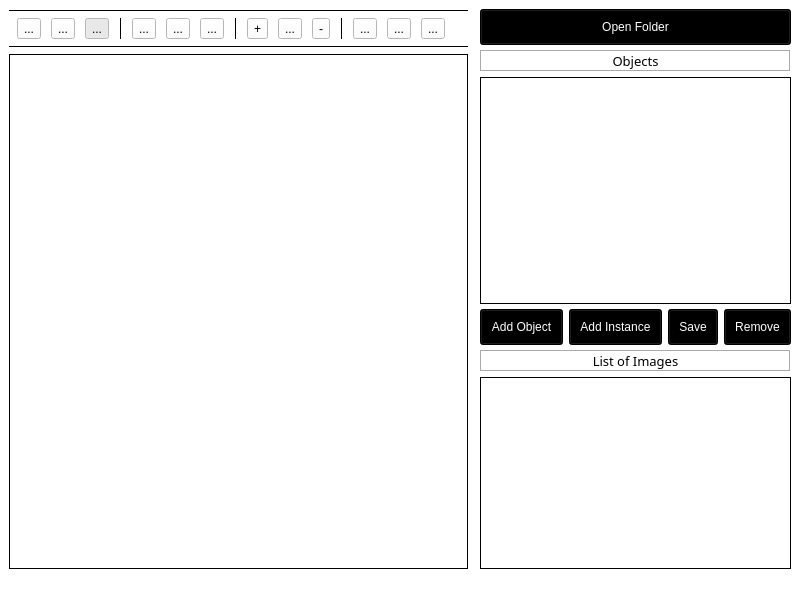
<?xml version="1.0" encoding="UTF-8"?>
<ui version="4.0">
 <class>MainWindow</class>
 <widget class="QMainWindow" name="MainWindow">
  <property name="geometry">
   <rect>
    <x>0</x>
    <y>0</y>
    <width>800</width>
    <height>600</height>
   </rect>
  </property>
  <property name="windowTitle">
   <string>Image Annotator</string>
  </property>
  <property name="windowIcon">
   <iconset>
    <normaloff>icons/Icon.ico</normaloff>icons/Icon.ico</iconset>
  </property>
  <property name="styleSheet">
   <string notr="true">background-color: rgb(255, 255, 255);</string>
  </property>
  <widget class="QWidget" name="centralwidget">
   <layout class="QGridLayout" name="gridLayout">
    <item row="0" column="0">
     <layout class="QHBoxLayout" name="horizontalLayout" stretch="48,12">
      <property name="spacing">
       <number>12</number>
      </property>
      <property name="sizeConstraint">
       <enum>QLayout::SetMaximumSize</enum>
      </property>
      <item>
       <layout class="QVBoxLayout" name="verticalLayout" stretch="0,1,0,12">
        <property name="spacing">
         <number>6</number>
        </property>
        <item>
         <widget class="Line" name="line_2">
          <property name="frameShadow">
           <enum>QFrame::Plain</enum>
          </property>
          <property name="orientation">
           <enum>Qt::Horizontal</enum>
          </property>
         </widget>
        </item>
        <item>
         <layout class="QHBoxLayout" name="horizontalLayout_3">
          <property name="spacing">
           <number>2</number>
          </property>
          <item>
           <widget class="QToolButton" name="toggle_line">
            <property name="cursor">
             <cursorShape>PointingHandCursor</cursorShape>
            </property>
            <property name="toolTip">
             <string>Mark line</string>
            </property>
            <property name="styleSheet">
             <string notr="true"/>
            </property>
            <property name="text">
             <string>...</string>
            </property>
            <property name="icon">
             <iconset>
              <normaloff>icons/line.png</normaloff>icons/line.png</iconset>
            </property>
            <property name="iconSize">
             <size>
              <width>20</width>
              <height>20</height>
             </size>
            </property>
            <property name="checkable">
             <bool>true</bool>
            </property>
            <attribute name="buttonGroup">
             <string notr="true">buttonGroup</string>
            </attribute>
           </widget>
          </item>
          <item>
           <widget class="QToolButton" name="toggle_rect">
            <property name="cursor">
             <cursorShape>PointingHandCursor</cursorShape>
            </property>
            <property name="toolTip">
             <string>Mark rectangular surface</string>
            </property>
            <property name="text">
             <string>...</string>
            </property>
            <property name="icon">
             <iconset>
              <normaloff>icons/rectangle.png</normaloff>icons/rectangle.png</iconset>
            </property>
            <property name="iconSize">
             <size>
              <width>20</width>
              <height>20</height>
             </size>
            </property>
            <property name="checkable">
             <bool>true</bool>
            </property>
            <attribute name="buttonGroup">
             <string notr="true">buttonGroup</string>
            </attribute>
           </widget>
          </item>
          <item>
           <widget class="QToolButton" name="toggle_move">
            <property name="cursor">
             <cursorShape>PointingHandCursor</cursorShape>
            </property>
            <property name="toolTip">
             <string>Move Image</string>
            </property>
            <property name="autoFillBackground">
             <bool>false</bool>
            </property>
            <property name="styleSheet">
             <string notr="true"/>
            </property>
            <property name="text">
             <string>...</string>
            </property>
            <property name="icon">
             <iconset>
              <normaloff>icons/move.png</normaloff>icons/move.png</iconset>
            </property>
            <property name="iconSize">
             <size>
              <width>20</width>
              <height>20</height>
             </size>
            </property>
            <property name="checkable">
             <bool>true</bool>
            </property>
            <property name="checked">
             <bool>true</bool>
            </property>
            <property name="toolButtonStyle">
             <enum>Qt::ToolButtonIconOnly</enum>
            </property>
            <property name="autoRaise">
             <bool>false</bool>
            </property>
            <attribute name="buttonGroup">
             <string notr="true">buttonGroup</string>
            </attribute>
           </widget>
          </item>
          <item>
           <widget class="Line" name="line_4">
            <property name="frameShadow">
             <enum>QFrame::Plain</enum>
            </property>
            <property name="orientation">
             <enum>Qt::Vertical</enum>
            </property>
           </widget>
          </item>
          <item>
           <widget class="QToolButton" name="save_im">
            <property name="cursor">
             <cursorShape>PointingHandCursor</cursorShape>
            </property>
            <property name="toolTip">
             <string notr="true" extracomment="Save Image">Save Image</string>
            </property>
            <property name="text">
             <string>...</string>
            </property>
            <property name="icon">
             <iconset>
              <normaloff>icons/download.png</normaloff>icons/download.png</iconset>
            </property>
            <property name="iconSize">
             <size>
              <width>20</width>
              <height>20</height>
             </size>
            </property>
           </widget>
          </item>
          <item>
           <widget class="QToolButton" name="prev_im">
            <property name="cursor">
             <cursorShape>PointingHandCursor</cursorShape>
            </property>
            <property name="toolTip">
             <string>Load Previous Image</string>
            </property>
            <property name="text">
             <string>...</string>
            </property>
            <property name="icon">
             <iconset>
              <normaloff>icons/arrow-left.png</normaloff>icons/arrow-left.png</iconset>
            </property>
            <property name="iconSize">
             <size>
              <width>20</width>
              <height>20</height>
             </size>
            </property>
           </widget>
          </item>
          <item>
           <widget class="QToolButton" name="next_im">
            <property name="cursor">
             <cursorShape>PointingHandCursor</cursorShape>
            </property>
            <property name="toolTip">
             <string>Load Next Image</string>
            </property>
            <property name="text">
             <string>...</string>
            </property>
            <property name="icon">
             <iconset>
              <normaloff>icons/arrow-right.png</normaloff>icons/arrow-right.png</iconset>
            </property>
            <property name="iconSize">
             <size>
              <width>20</width>
              <height>20</height>
             </size>
            </property>
           </widget>
          </item>
          <item>
           <widget class="Line" name="line_5">
            <property name="frameShadow">
             <enum>QFrame::Plain</enum>
            </property>
            <property name="orientation">
             <enum>Qt::Vertical</enum>
            </property>
           </widget>
          </item>
          <item>
           <widget class="QToolButton" name="zoom_plus">
            <property name="cursor">
             <cursorShape>PointingHandCursor</cursorShape>
            </property>
            <property name="text">
             <string>+</string>
            </property>
            <property name="icon">
             <iconset>
              <normaloff>icons/zoom-in.png</normaloff>icons/zoom-in.png</iconset>
            </property>
            <property name="iconSize">
             <size>
              <width>20</width>
              <height>20</height>
             </size>
            </property>
           </widget>
          </item>
          <item>
           <widget class="QToolButton" name="reset_zoom">
            <property name="cursor">
             <cursorShape>PointingHandCursor</cursorShape>
            </property>
            <property name="toolTip">
             <string>Fit Image to Canvas</string>
            </property>
            <property name="text">
             <string>...</string>
            </property>
            <property name="icon">
             <iconset>
              <normaloff>icons/enlarge2.png</normaloff>icons/enlarge2.png</iconset>
            </property>
            <property name="iconSize">
             <size>
              <width>20</width>
              <height>20</height>
             </size>
            </property>
           </widget>
          </item>
          <item>
           <widget class="QToolButton" name="zoom_minus">
            <property name="cursor">
             <cursorShape>PointingHandCursor</cursorShape>
            </property>
            <property name="text">
             <string>-</string>
            </property>
            <property name="icon">
             <iconset>
              <normaloff>icons/zoom-out.png</normaloff>icons/zoom-out.png</iconset>
            </property>
            <property name="iconSize">
             <size>
              <width>20</width>
              <height>20</height>
             </size>
            </property>
           </widget>
          </item>
          <item>
           <widget class="Line" name="line_6">
            <property name="frameShadow">
             <enum>QFrame::Plain</enum>
            </property>
            <property name="orientation">
             <enum>Qt::Vertical</enum>
            </property>
           </widget>
          </item>
          <item>
           <widget class="QToolButton" name="undo">
            <property name="cursor">
             <cursorShape>PointingHandCursor</cursorShape>
            </property>
            <property name="toolTip">
             <string>Undo</string>
            </property>
            <property name="text">
             <string>...</string>
            </property>
            <property name="icon">
             <iconset>
              <normaloff>icons/undo2.png</normaloff>icons/undo2.png</iconset>
            </property>
            <property name="iconSize">
             <size>
              <width>20</width>
              <height>20</height>
             </size>
            </property>
           </widget>
          </item>
          <item>
           <widget class="QToolButton" name="clear_all">
            <property name="cursor">
             <cursorShape>PointingHandCursor</cursorShape>
            </property>
            <property name="toolTip">
             <string>Clear All</string>
            </property>
            <property name="text">
             <string>...</string>
            </property>
            <property name="icon">
             <iconset>
              <normaloff>icons/loop2.png</normaloff>icons/loop2.png</iconset>
            </property>
            <property name="iconSize">
             <size>
              <width>20</width>
              <height>20</height>
             </size>
            </property>
           </widget>
          </item>
          <item>
           <widget class="QToolButton" name="redo">
            <property name="cursor">
             <cursorShape>PointingHandCursor</cursorShape>
            </property>
            <property name="toolTip">
             <string>Redo</string>
            </property>
            <property name="text">
             <string>...</string>
            </property>
            <property name="icon">
             <iconset>
              <normaloff>icons/redo2.png</normaloff>icons/redo2.png</iconset>
            </property>
            <property name="iconSize">
             <size>
              <width>20</width>
              <height>20</height>
             </size>
            </property>
           </widget>
          </item>
         </layout>
        </item>
        <item>
         <widget class="Line" name="line">
          <property name="frameShadow">
           <enum>QFrame::Plain</enum>
          </property>
          <property name="orientation">
           <enum>Qt::Horizontal</enum>
          </property>
         </widget>
        </item>
        <item>
         <layout class="QHBoxLayout" name="horizontalLayout_2">
          <item>
           <widget class="QLabel" name="qlabel_image">
            <property name="sizePolicy">
             <sizepolicy hsizetype="Preferred" vsizetype="Preferred">
              <horstretch>0</horstretch>
              <verstretch>0</verstretch>
             </sizepolicy>
            </property>
            <property name="styleSheet">
             <string notr="true">background-color:white
</string>
            </property>
            <property name="frameShape">
             <enum>QFrame::Box</enum>
            </property>
            <property name="frameShadow">
             <enum>QFrame::Plain</enum>
            </property>
            <property name="lineWidth">
             <number>1</number>
            </property>
            <property name="midLineWidth">
             <number>0</number>
            </property>
            <property name="text">
             <string/>
            </property>
           </widget>
          </item>
         </layout>
        </item>
       </layout>
      </item>
      <item>
       <layout class="QVBoxLayout" name="verticalLayout_10" stretch="1,2,48">
        <property name="spacing">
         <number>5</number>
        </property>
        <item>
         <widget class="QPushButton" name="open_folder">
          <property name="font">
           <font>
            <pointsize>9</pointsize>
           </font>
          </property>
          <property name="cursor">
           <cursorShape>PointingHandCursor</cursorShape>
          </property>
          <property name="focusPolicy">
           <enum>Qt::StrongFocus</enum>
          </property>
          <property name="autoFillBackground">
           <bool>false</bool>
          </property>
          <property name="styleSheet">
           <string notr="true">background-color: black; /* Blue */
padding:10px;
color:white;</string>
          </property>
          <property name="text">
           <string>Open Folder</string>
          </property>
          <property name="autoDefault">
           <bool>false</bool>
          </property>
          <property name="default">
           <bool>false</bool>
          </property>
          <property name="flat">
           <bool>false</bool>
          </property>
         </widget>
        </item>
        
		<item>
         <widget class="QLabel" name="label_5">
          <property name="font">
           <font>
            <family>Sans Serif</family>
            <pointsize>10</pointsize>
            <weight>50</weight>
            <bold>false</bold>
            <kerning>true</kerning>
           </font>
          </property>
          <property name="layoutDirection">
           <enum>Qt::LeftToRight</enum>
          </property>
          <property name="styleSheet">
           <string notr="true">background-color:white</string>
          </property>
          <property name="frameShape">
           <enum>QFrame::Box</enum>
          </property>
          <property name="frameShadow">
           <enum>QFrame::Sunken</enum>
          </property>
          <property name="lineWidth">
           <number>1</number>
          </property>
          <property name="text">
           <string>Objects</string>
          </property>
          <property name="textFormat">
           <enum>Qt::AutoText</enum>
          </property>
          <property name="alignment">
           <set>Qt::AlignCenter</set>
          </property>
          <property name="margin">
           <number>4</number>
          </property>
          <property name="indent">
           <number>-1</number>
          </property>
         </widget>
        </item>
        <item>
         <widget class="QListWidget" name="qlist_objects">
          <property name="styleSheet">
           <string notr="true">background-color:white</string>
          </property>
          <property name="frameShape">
           <enum>QFrame::Box</enum>
          </property>
          <property name="frameShadow">
           <enum>QFrame::Plain</enum>
          </property>
          <property name="layoutMode">
           <enum>QListView::Batched</enum>
          </property>
          <property name="batchSize">
           <number>30</number>
          </property>
         </widget>
        </item>
		<item>
			<layout class="QHBoxLayout" name="horizontalLayout7" stretch="0,1,0,12">
				<property name="spacing">
				 <number>6</number>
				</property>
				<item>
					 <widget class="QPushButton" name="add_object">
					  <property name="font">
					   <font>
						<pointsize>9</pointsize>
					   </font>
					  </property>
					  <property name="cursor">
					   <cursorShape>PointingHandCursor</cursorShape>
					  </property>
					  <property name="focusPolicy">
					   <enum>Qt::StrongFocus</enum>
					  </property>
					  <property name="autoFillBackground">
					   <bool>false</bool>
					  </property>
					  <property name="styleSheet">
					   <string notr="true">background-color: black; /* Blue */
			padding:10px;
			color:white;</string>
					  </property>
					  <property name="text">
					   <string>Add Object</string>
					  </property>
					  <property name="autoDefault">
					   <bool>false</bool>
					  </property>
					  <property name="default">
					   <bool>false</bool>
					  </property>
					  <property name="flat">
					   <bool>false</bool>
					  </property>
					 </widget>
				 </item>
				 <item>
					 <widget class="QPushButton" name="add_instance">
					  <property name="font">
					   <font>
						<pointsize>9</pointsize>
					   </font>
					  </property>
					  <property name="cursor">
					   <cursorShape>PointingHandCursor</cursorShape>
					  </property>
					  <property name="focusPolicy">
					   <enum>Qt::StrongFocus</enum>
					  </property>
					  <property name="autoFillBackground">
					   <bool>false</bool>
					  </property>
					  <property name="styleSheet">
					   <string notr="true">background-color: black; /* Blue */
			padding:10px;
			color:white;</string>
					  </property>
					  <property name="text">
					   <string>Add Instance</string>
					  </property>
					  <property name="autoDefault">
					   <bool>false</bool>
					  </property>
					  <property name="default">
					   <bool>false</bool>
					  </property>
					  <property name="flat">
					   <bool>false</bool>
					  </property>
					 </widget>
				 </item>
				 <item>
					 <widget class="QPushButton" name="save_json">
					  <property name="font">
					   <font>
						<pointsize>9</pointsize>
					   </font>
					  </property>
					  <property name="cursor">
					   <cursorShape>PointingHandCursor</cursorShape>
					  </property>
					  <property name="focusPolicy">
					   <enum>Qt::StrongFocus</enum>
					  </property>
					  <property name="autoFillBackground">
					   <bool>false</bool>
					  </property>
					  <property name="styleSheet">
					   <string notr="true">background-color: black; /* Blue */
			padding:10px;
			color:white;</string>
					  </property>
					  <property name="text">
					   <string>Save</string>
					  </property>
					  <property name="autoDefault">
					   <bool>false</bool>
					  </property>
					  <property name="default">
					   <bool>false</bool>
					  </property>
					  <property name="flat">
					   <bool>false</bool>
					  </property>
					 </widget>
				 </item>
				 <item>
					 <widget class="QPushButton" name="remove_object">
					  <property name="font">
					   <font>
						<pointsize>9</pointsize>
					   </font>
					  </property>
					  <property name="cursor">
					   <cursorShape>PointingHandCursor</cursorShape>
					  </property>
					  <property name="focusPolicy">
					   <enum>Qt::StrongFocus</enum>
					  </property>
					  <property name="autoFillBackground">
					   <bool>false</bool>
					  </property>
					  <property name="styleSheet">
					   <string notr="true">background-color: black; /* Blue */
			padding:10px;
			color:white;</string>
					  </property>
					  <property name="text">
					   <string>Remove</string>
					  </property>
					  <property name="autoDefault">
					   <bool>false</bool>
					  </property>
					  <property name="default">
					   <bool>false</bool>
					  </property>
					  <property name="flat">
					   <bool>false</bool>
					  </property>
					 </widget>
				 </item>
				 
			 </layout>
        </item>
		<item>
         <widget class="QLabel" name="label_4">
          <property name="font">
           <font>
            <family>Sans Serif</family>
            <pointsize>10</pointsize>
            <weight>50</weight>
            <bold>false</bold>
            <kerning>true</kerning>
           </font>
          </property>
          <property name="layoutDirection">
           <enum>Qt::LeftToRight</enum>
          </property>
          <property name="styleSheet">
           <string notr="true">background-color:white</string>
          </property>
          <property name="frameShape">
           <enum>QFrame::Box</enum>
          </property>
          <property name="frameShadow">
           <enum>QFrame::Sunken</enum>
          </property>
          <property name="lineWidth">
           <number>1</number>
          </property>
          <property name="text">
           <string>List of Images</string>
          </property>
          <property name="textFormat">
           <enum>Qt::AutoText</enum>
          </property>
          <property name="alignment">
           <set>Qt::AlignCenter</set>
          </property>
          <property name="margin">
           <number>4</number>
          </property>
          <property name="indent">
           <number>-1</number>
          </property>
         </widget>
        </item>
        <item>
         <widget class="QListWidget" name="qlist_images">
          <property name="styleSheet">
           <string notr="true">background-color:white</string>
          </property>
          <property name="frameShape">
           <enum>QFrame::Box</enum>
          </property>
          <property name="frameShadow">
           <enum>QFrame::Plain</enum>
          </property>
          <property name="layoutMode">
           <enum>QListView::Batched</enum>
          </property>
          <property name="batchSize">
           <number>5</number>
          </property>
         </widget>
        </item>
		
       </layout>
      </item>
     </layout>
    </item>
   </layout>
  </widget>
  <widget class="QMenuBar" name="menubar">
   <property name="geometry">
    <rect>
     <x>0</x>
     <y>0</y>
     <width>800</width>
     <height>21</height>
    </rect>
   </property>
  </widget>
  <widget class="QStatusBar" name="statusbar"/>
 </widget>
 <resources/>
 <connections/>
 <buttongroups>
  <buttongroup name="buttonGroup"/>
 </buttongroups>
</ui>
